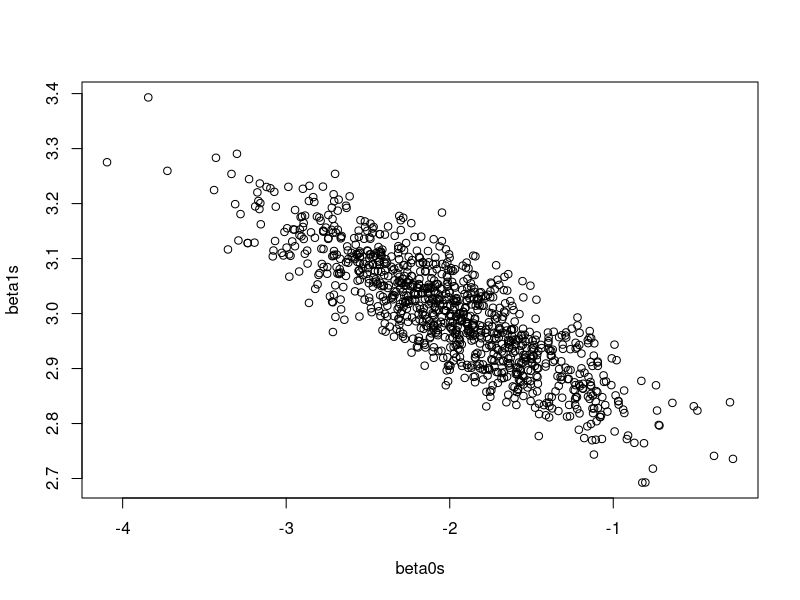
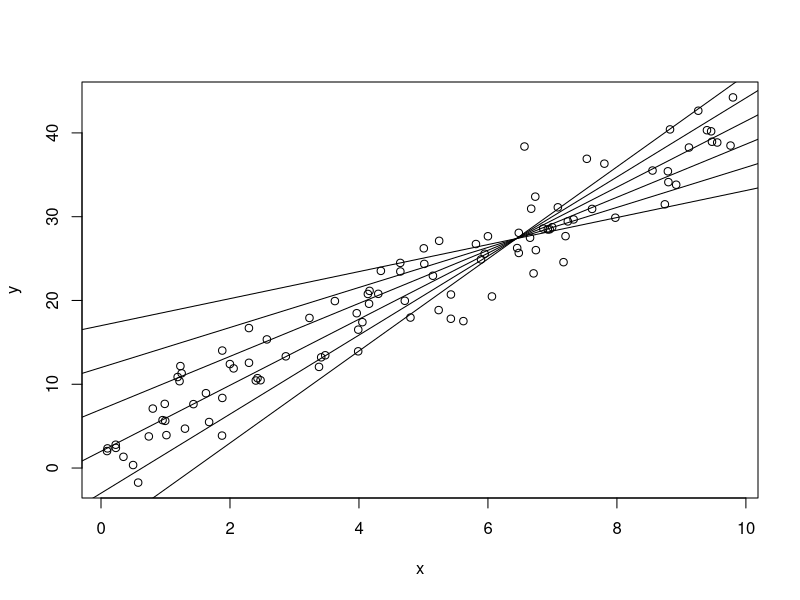

Source code (R) for these figures, in order:
## ---- chunk 1
#| include: false
set.seed(2112)
## ---- chunk 2
#| label: mtcars-design
#| code-fold: false

data(mtcars)
y <- mtcars$mpg
X <- cbind(1, mtcars$wt)
XTX1 <- solve(t(X) %*% X) # (X^TX)^-1
## ---- chunk 3
#| label: matrix-properties
#| code-fold: false
# 7.
coef(lm(mpg ~ wt, data = mtcars))
XTX1 %*% t(X) %*% y

# 8.
beta <- XTX1 %*% t(X) %*% y
all.equal(
    t(X) %*% X %*% beta,
    t(X) %*% y
)

# 9.
summary(lm(mpg ~ wt, data = mtcars))$coef[, "Std. Error"]
sigma <- summary(lm(mpg ~ wt, data = mtcars))$sigma
Sxx <- sum((mtcars$wt - mean(mtcars$wt))^2)
n <- length(mtcars$mpg)
c(
    sqrt(sigma^2 * sum(mtcars$wt^2) / (n * Sxx)),
    sqrt(sigma^2 / (Sxx))
)
## ---- chunk 4
#| label: beta-correlation
#| code-fold: false
n <- 100
x <- runif(n, 0, 10)
X <- cbind(1, x)

beta0s <- beta1s <- double(1000)
for (i in 1:1000) {
    e <- rnorm(n, 0, 3) # sigma^2 = 9
    y <- -2 + 3 * x + e
    beta <- solve(t(X) %*% X) %*% t(X) %*% y
    beta0s[i] <- beta[1]
    beta1s[i] <- beta[2]
}

plot(beta0s, beta1s)

# This is slightly off because cov(b0s, b1s) is based on s, not sigma
cov(beta0s, beta1s)
-9 * mean(x) / sum((x - mean(x))^2)
## ---- chunk 5
#| label: beta0-fixed-correlation-demo
#| code-fold: false
n <- 100
x <- runif(n, 0, 10)
true_beta0 <- 2
true_beta1 <- 4
y <- true_beta0 + true_beta1 * x + rnorm(n, 0, 3)
plot(y ~ x)

for (beta0 in c(-8, -3, 2, 7, 12, 17)) {
    b1hat <- (sum(x * y) - beta0 * sum(x)) / (sum(x^2))
    abline(a = beta0, b = b1hat)
}
